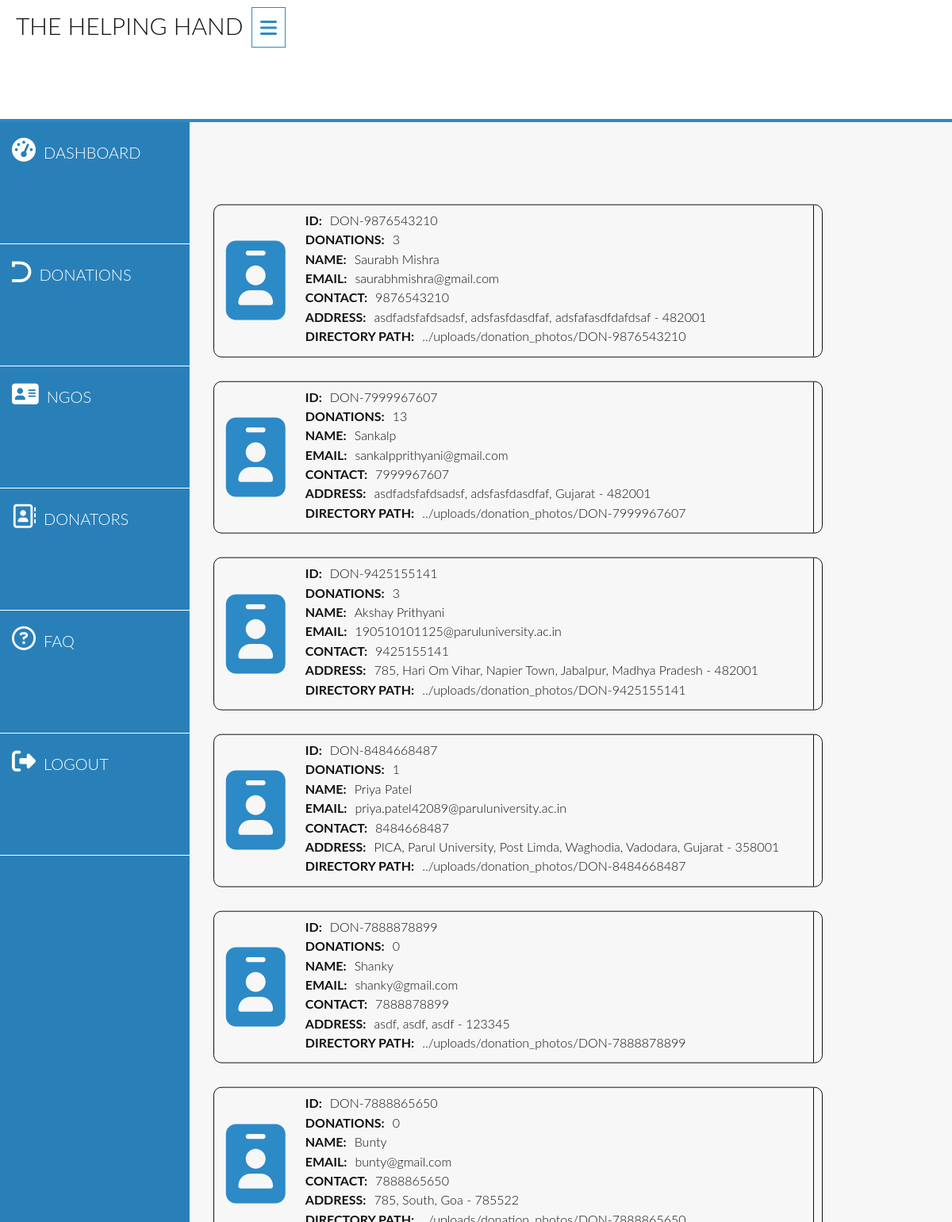
Screenshot of /admin/donators.php with the database file from the repository.
### tables this page shows
CREATE TABLE IF NOT EXISTS `donatorcred` (
  `id` varchar(16) NOT NULL,
  `username` varchar(40) NOT NULL,
  `pass` varchar(255) NOT NULL,
  `dob` date DEFAULT NULL,
  `email` varchar(150) NOT NULL,
  `contact` bigint NOT NULL,
  `address` varchar(150) NOT NULL,
  `city` varchar(40) NOT NULL,
  `state` varchar(40) NOT NULL,
  `pinCode` int NOT NULL,
  `directory` text NOT NULL,
  `donations` int NOT NULL DEFAULT '0',
  `emailVerified` bit(1) NOT NULL DEFAULT b'0',
  PRIMARY KEY (`id`),
  UNIQUE KEY `email` (`email`),
  UNIQUE KEY `contact` (`contact`)
);

### admin/donators.php (the view, shortened to what this page needs)
<?php
    include '../php/connection.php';
?>
<!doctype html>
<html class="no-js" lang="">
<head>
    <link rel="stylesheet" href="../css/normalize.css">
    <link rel="stylesheet" href="../css/Grid.css">
    <link rel="stylesheet" href="../css/adminPanel.css">
</head>
<body>
    <header>
        <?php include "php/header.php" ?>
    </header>
    <section class="row admin-panel-section">
        <div class="admin-navigation-section">
            <?php include "php/adminNavigator.php" ?>
        </div>
        <div class="admin-rest-section" id="adminDonationViewPanel">
            <div class="donator-container">
                <?php
                    if($donators = $sqlConnection->query("SELECT *FROM donatorcred;")){
                        while($arr = $donators->fetch_array()){
                            echo '<div class="donator">
                            <span class="donator-batch"><i class="fas fa-id-badge donator-batch-icon"></i></span>
                            <span class="donator-info">
                                <div>
                                    <span>ID: </span>
                                    <span>'.$arr[0].'</span>
                                </div>
                                <div>
                                    <span>Donations: </span>
                                    <span>'.$arr[11].'</span>
                                </div>
                                <div>
                                    <span>Name: </span>
                                    <span>'.$arr[1].'</span>
                                </div>
                                <div>
                                    <span>Email: </span>
                                    <span>'.$arr[4].'</span>
                                </div>
                                <div>
                                    <span>Contact: </span>
                                    <span>'.$arr[5].'</span>
                                </div>
                                <div>
                                    <span>Address: </span>
                                    <span>'.$arr[6].', '.$arr[7].', '.$arr[8].' - '.$arr[9].'</span>
                                </div>
                                <div>
                                    <span>Directory Path: </span>
                                    <span>'.$arr[10].'</span>
                                </div>
                            </span>
                        </div>';
                        }
                    }
                ?>
            </div>
        </div>
    </section>
</body>
</html>

### css/Grid.css (style rules this page uses)
.row { zoom: 1; }
.row:before, .row:after { content:""; display:table; }
.row:after { clear:both; }

### css/adminPanel.css (style rules this page uses)
:root { --theme-color: #2c8ac7; --dark-theme-color: #1d5a81; --default-text-color: #111111; --light-theme-color: #4bacec; --donator-theme-color: #3f87a6; --ngo-theme-color: #f69d3c; }
* { margin: 0; padding: 0; box-sizing: border-box; }
html { overflow: hidden; font-family: "Lato", "Arial", sans-serif; background-color: #f7f7f7; color: var(--default-text-color); font-weight: 300; font-size: 20px; text-rendering: optimizeLegibility; scroll-behavior: smooth; scrollbar-color: var(--theme-color) var(--default-text-color); scrollbar-width: 5px; }
.admin-panel-section { position: relative; width: 100%; height: 90vh; }
.admin-dashboard-section, .admin-rest-section { transition: 1s ease-out; position: relative; float: right; width: 80%; height: 90vh; }
.admin-rest-section { overflow-y: scroll; overflow-x: hidden; }
.donator-container { position: relative; left: 8%; top: 10%; transform: translate(-5%, -5%); }
.donator { border: 1px solid; width: 80%; display: flex; border-radius: 10px; flex-wrap: wrap; margin-top: 30px; }
.donator .donator-batch { position: relative; color: var(--theme-color); border-radius: 10px; padding: 5px; }
.donator-batch-icon { position: relative; font-size: 100px; border-radius: 0%; top: 50%; padding: 10px; transform: translateY(-50%); }
.donator .donator-info { width: 85%; border-right: 1px solid; padding: 10px; }
.donator-info div { display: flex; padding-bottom: 6px; }
.donator-info div span:nth-child(1) { text-transform: uppercase; font-size: 80%; font-weight: bold; }
.donator-info div span:nth-child(2) { font-size: 80%; padding-left: 10px; }

### rows the page displays
donatorcred: id "DON-9876543210", donations "3", username "Saurabh Mishra", email "saurabhmishra@gmail.com", contact "9876543210", address "asdfadsfafdsadsf", city "adsfasfdasdfaf", state "adsfafasdfdafdsaf", pinCode "482001", directory "../uploads/donation_photos/DON-9876543210"
donatorcred: id "DON-7999967607", donations "13", username "Sankalp", email "sankalpprithyani@gmail.com", contact "7999967607", address "asdfadsfafdsadsf", city "adsfasfdasdfaf", state "Gujarat", pinCode "482001", directory "../uploads/donation_photos/DON-7999967607"
donatorcred: id "DON-9425155141", donations "3", username "Akshay Prithyani", email "190510101125@paruluniversity.ac.in", contact "9425155141", address "785, Hari Om Vihar, Napier Town", city "Jabalpur", state "Madhya Pradesh", pinCode "482001", directory "../uploads/donation_photos/DON-9425155141"
donatorcred: id "DON-8484668487", donations "1", username "Priya Patel", email "priya.patel42089@paruluniversity.ac.in", contact "8484668487", address "PICA, Parul University, Post Limda, Waghodia", city "Vadodara", state "Gujarat", pinCode "358001", directory "../uploads/donation_photos/DON-8484668487"
donatorcred: id "DON-7888878899", donations "0", username "Shanky", email "shanky@gmail.com", contact "7888878899", address "asdf", city "asdf", state "asdf", pinCode "123345", directory "../uploads/donation_photos/DON-7888878899"
donatorcred: id "DON-7888865650", donations "0", username "Bunty", email "bunty@gmail.com", contact "7888865650", address "785", city "South", state "Goa", pinCode "785522"
